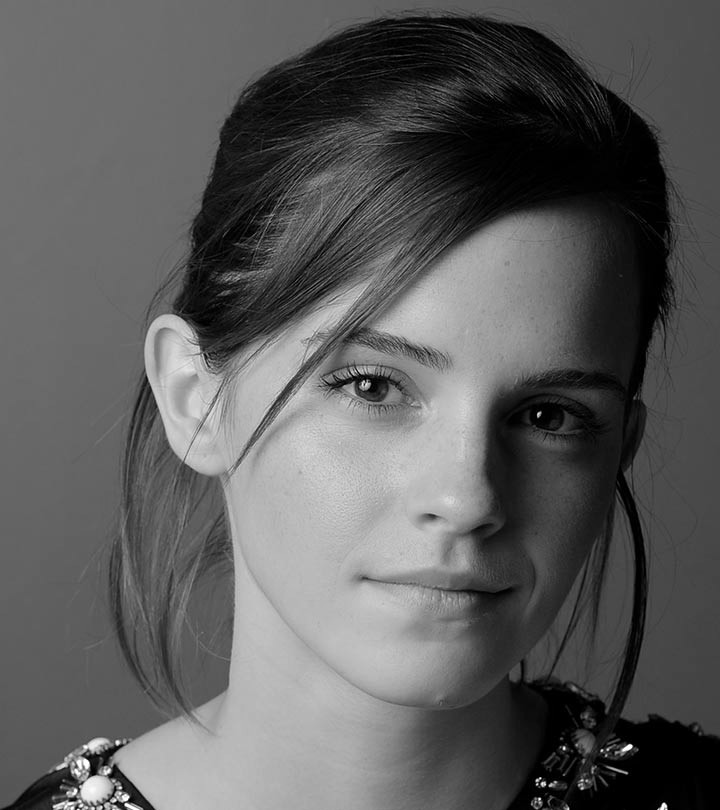
#> input picture emma_gray.jpg, 720 x 810 px
$ python task1.py
#> lines starting #> are read from the running program, lines starting #| are printed output that depends on the picture
import cv2 as cv
import matplotlib.pyplot as plt
import numpy as np

#generating intensity map
trf = np.linspace(start = 0, stop = 50, num = 51, dtype=np.uint8)
trf = np.insert(trf,trf.size, np.linspace(start = 100, stop = 255, num = 100, dtype=np.uint8))
trf = np.insert(trf,trf.size-1, np.linspace(start = 150, stop = 255, num = 105, dtype=np.uint8))

fig,ax = plt.subplots()
ax.plot(trf)
ax.set_xlabel( r'Input_Intensity, $f(\mathbf{x})$')
ax.set_ylabel('Output_Intensity, $\mathrm{T}[f(\mathbf{x})]$')
ax.set_xlim(0, 255)
ax.set_ylim(0, 255)
ax.set_aspect('equal')
plt.show()
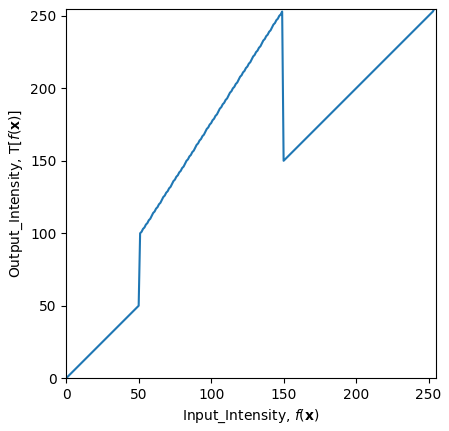
#> figure drawn by matplotlib, 1 panel; curve peaks at x = 254, y = 255

#loading the image
img_loaded = cv.imread('emma_gray.jpg', cv.IMREAD_GRAYSCALE)
#> img_loaded is the input picture: shape (810, 720); min 0, max 255, mean 92.2
img_transformed = cv.LUT(img_loaded, trf)
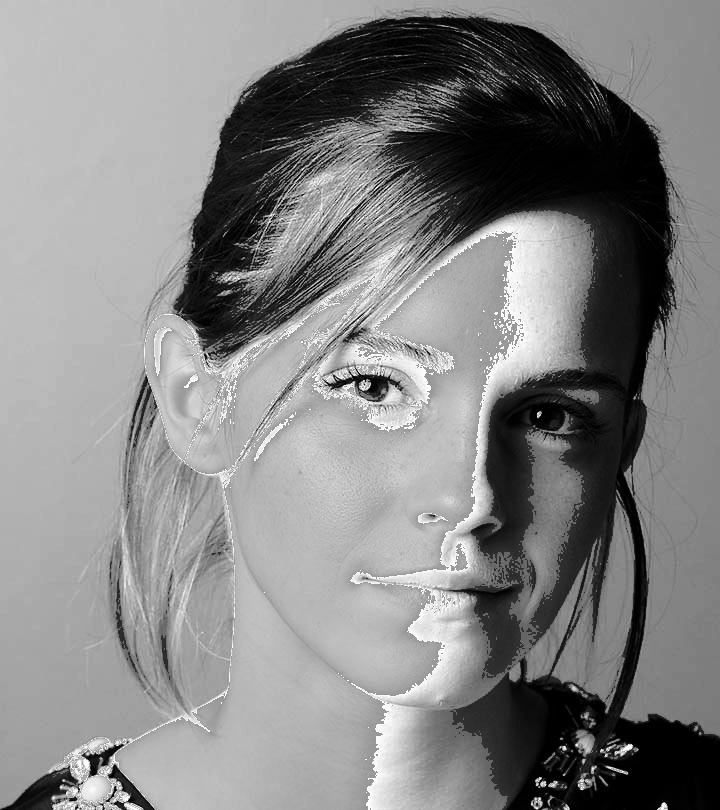
#> img_transformed: shape (810, 720); min 0, max 255, mean 132.4
fig,ax = plt.subplots(1,2,figsize=(5,15))

ax[0].imshow(img_loaded,cmap='gray', vmin=0, vmax=255)
ax[1].imshow(img_transformed,cmap='gray', vmin=0, vmax=255)
plt.show()
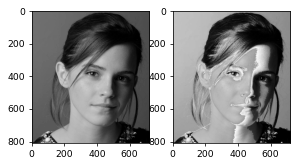
#> figure drawn by matplotlib, 2 panels
